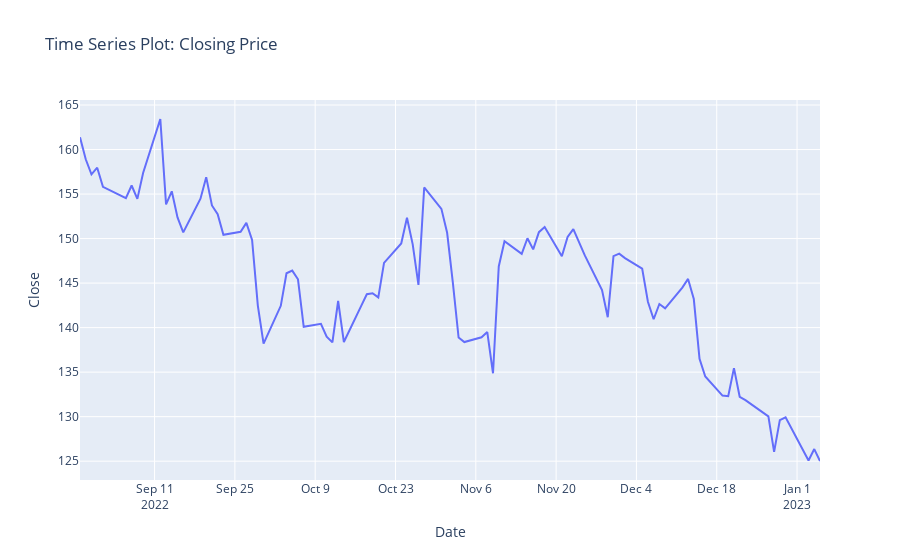

The notebook cell this image was saved under:
### Markdown cell above
## Verify there are no missing values by visualizing data

### Code cell
# Plot closing price time series as line plot
fig=px.line(df, x='Date', y='Close', title='Time Series Plot: Closing Price')
fig.update_layout(autotypenumbers='convert types')
fig.show()

# Describe statistics of numerical values only
df['Close'].describe()

### Figure 1 — Plotly figure (JSON) as saved in the notebook; plotly's stock layout.template omitted (floating-point values rounded to 4 significant figures)
{"data": [{"hovertemplate": "Date=%{x}<br>Close=%{y}<extra></extra>", "legendgroup": "", "line": {"color": "#636efa", "dash": "solid"}, "marker": {"symbol": "circle"}, "mode": "lines", "name": "", "orientation": "v", "showlegend": false, "type": "scatter", "x": ["2022-08-29", "2022-08-30", "2022-08-31", "2022-09-01", "2022-09-02", "2022-09-06", "2022-09-07", "2022-09-08", "2022-09-09", "2022-09-12", "2022-09-13", "2022-09-14", "2022-09-15", "2022-09-16", "2022-09-19", "2022-09-20", "2022-09-21", "2022-09-22", "2022-09-23", "2022-09-26", "2022-09-27", "2022-09-28", "2022-09-29", "2022-09-30", "2022-10-03", "2022-10-04", "2022-10-05", "2022-10-06", "2022-10-07", "2022-10-10", "2022-10-11", "2022-10-12", "2022-10-13", "2022-10-14", "2022-10-17", "2022-10-18", "2022-10-19", "2022-10-20", "2022-10-21", "2022-10-24", "2022-10-25", "2022-10-26", "2022-10-27", "2022-10-28", "2022-10-31", "2022-11-01", "2022-11-02", "2022-11-03", "2022-11-04", "2022-11-07", "2022-11-08", "2022-11-09", "2022-11-10", "2022-11-11", "2022-11-14", "2022-11-15", "2022-11-16", "2022-11-17", "2022-11-18", "2022-11-21", "2022-11-22", "2022-11-23", "2022-11-25", "2022-11-28", "2022-11-29", "2022-11-30", "2022-12-01", "2022-12-02", "2022-12-05", "2022-12-06", "2022-12-07", "2022-12-08", "2022-12-09", "2022-12-12", "2022-12-13", "2022-12-14", "2022-12-15", "2022-12-16", "2022-12-19", "2022-12-20", "2022-12-21", "2022-12-22", "2022-12-23", "2022-12-27", "2022-12-28", "2022-12-29", "2022-12-30", "2023-01-03", "2023-01-04", "2023-01-05"], "xaxis": "x", "y": [161.4, 158.9, 157.2, 158.0, 155.8, 154.5, 156.0, 154.5, 157.4, 163.4, 153.8, 155.3, 152.4, 150.7, 154.5, 156.9, 153.7, 152.7, 150.4, 150.8, 151.8, 149.8, 142.5, 138.2, 142.4, 146.1, 146.4, 145.4, 140.1, 140.4, 139.0, 138.3, 143.0, 138.4, 142.4, 143.8, 143.9, 143.4, 147.3, 149.4, 152.3, 149.3, 144.8, 155.7, 153.3, 150.7, 145.0, 138.9, 138.4, 138.9, 139.5, 134.9, 146.9, 149.7, 148.3, 150.0, 148.8, 150.7, 151.3, 148.0, 150.2, 151.1, 148.1, 144.2, 141.2, 148.0, 148.3, 147.8, 146.6, 142.9, 140.9, 142.7, 142.2, 144.5, 145.5, 143.2, 136.5, 134.5, 132.4, 132.3, 135.4, 132.2, 131.9, 130.0, 126.0, 129.6, 129.9, 125.1, 126.4, 125.0], "yaxis": "y"}], "layout": {"autotypenumbers": "convert types", "legend": {"tracegroupgap": 0}, "title": {"text": "Time Series Plot: Closing Price"}, "xaxis": {"anchor": "y", "domain": [0, 1], "title": {"text": "Date"}}, "yaxis": {"anchor": "x", "domain": [0, 1], "title": {"text": "Close"}}}}
